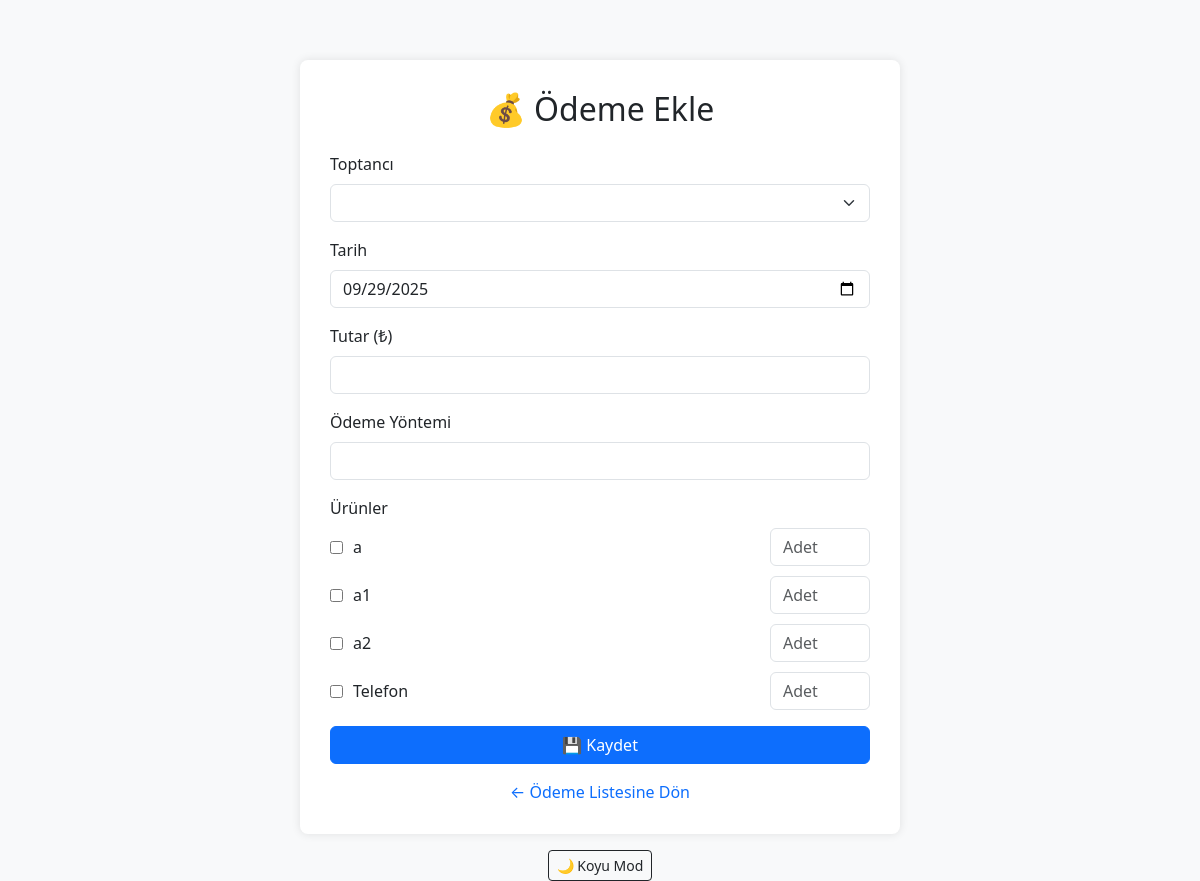
Screenshot of /odeme-ekle (signed in) with the database file from the repository.
### tables this page shows
CREATE TABLE urunler (
    id INTEGER PRIMARY KEY AUTOINCREMENT,
    ad TEXT,
    fiyat REAL,
    adet INTEGER,
    toptanci_id INTEGER,
    FOREIGN KEY (toptanci_id) REFERENCES toptancilar(id)
);

### app.py (the view, shortened to what this page needs)
@app.route('/odeme-ekle', methods=['GET', 'POST'])
def odeme_ekle():
    if 'kullanici' not in session:
        return redirect('/giris')
    conn = sqlite3.connect("veritabani.db")
    cursor = conn.cursor()
    cursor.execute("SELECT id, ad FROM toptancilar")
    toptancilar = cursor.fetchall()
    cursor.execute("SELECT id, ad FROM urunler")
    urunler = cursor.fetchall()
    conn.close()
    return render_template("odeme_ekle.html", toptancilar=toptancilar, urunler=urunler)

### templates/odeme_ekle.html (shortened to what this page needs)
<!DOCTYPE html>
<html lang="tr">
  <head>
    <link
      href="https://cdn.jsdelivr.net/npm/bootstrap@5.3.2/dist/css/bootstrap.min.css"
      rel="stylesheet"
    />
  </head>
  <body>
    <div class="form-kutu">
      <h2 class="text-center mb-4">💰 Ödeme Ekle</h2>
      <form method="POST" id="odemeForm">
        <div class="mb-3">
          <label for="toptanci_id" class="form-label">Toptancı</label>
          <select
            class="form-select"
            name="toptanci_id"
            id="toptanci_id"
            required
          >
          </select>
        </div>
        <div class="mb-3">
          <label for="tarih" class="form-label">Tarih</label>
          <input
            type="date"
            class="form-control"
            name="tarih"
            id="tarih"
            required
          />
        </div>
        <div class="mb-3">
          <label for="tutar" class="form-label">Tutar (₺)</label>
          <input
            type="number"
            step="0.01"
            class="form-control"
            name="tutar"
            id="tutar"
            required
          />
        </div>
        <div class="mb-3">
          <label for="odeme_yontemi" class="form-label">Ödeme Yöntemi</label>
          <input
            type="text"
            class="form-control"
            name="odeme_yontemi"
            id="odeme_yontemi"
            required
          />
        </div>
        <div class="mb-3">
          <label class="form-label">Ürünler</label>
          {% for id, ad in urunler %}
          <div class="urun-grup">
            <input type="checkbox" id="urun_{{ id }}" name="urun_{{ id }}" />
            <label for="urun_{{ id }}" class="form-check-label me-auto"
              >{{ ad }}</label
            >
            <input
              type="number"
              name="adet_{{ id }}"
              placeholder="Adet"
              min="0"
              class="form-control"
              style="max-width: 100px"
            />
          </div>
          {% endfor %}
        </div>
        <button type="submit" class="btn btn-primary w-100">💾 Kaydet</button>
      </form>
      <div class="text-center mt-3">
        <a href="/odeme-listesi" class="text-decoration-none"
          >← Ödeme Listesine Dön</a
        >
      </div>
    </div>
  </body>
</html>

### templates/odeme_ekle.html (style rules this page uses)
body { background-color: #f8f9fa; padding-top: 60px; }
.form-kutu { max-width: 600px; margin: auto; background-color: white; padding: 30px; border-radius: 8px; box-shadow: 0 0 10px rgba(0, 0, 0, 0.1); }
.urun-grup { display: flex; align-items: center; gap: 10px; margin-bottom: 10px; }

### rows the page displays
urunler: ad "a1"
urunler: ad "a2"
urunler: ad "Telefon"

### other values shown
{{ ad }} "a"
